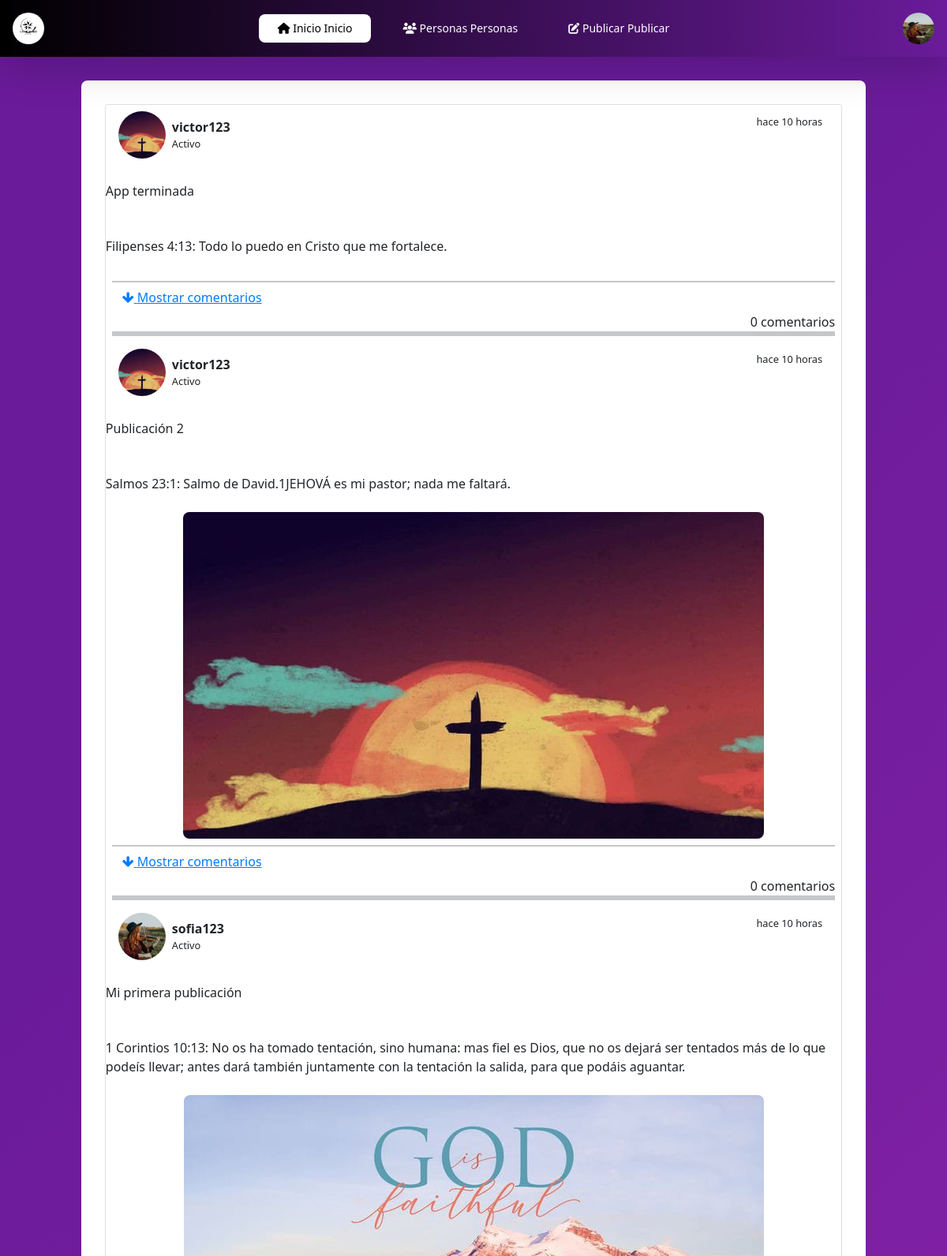
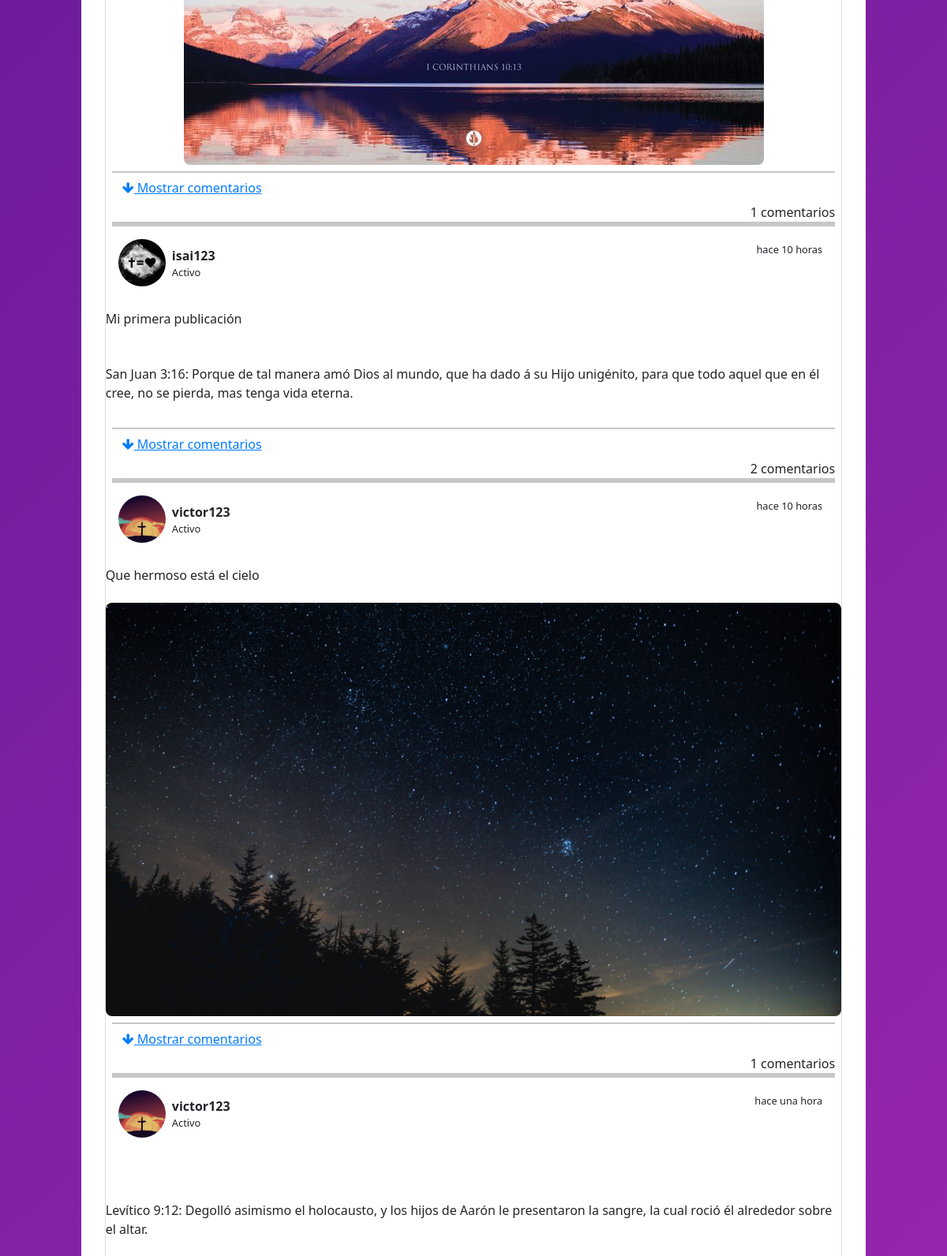
Screenshot of /home/ (signed in, upper part) with the database file from the repository (2 pictures, top to bottom).
### app/models.py (models this page shows, shortened)
class CustomUser(AbstractUser):
    gender_choices = [
        ('male', 'Male'),
        ('female', 'Female'),
        ('other', 'Prefer not to say'),
    ]
    profile_picture = models.ImageField(upload_to='profile_pics/', blank=True, null=True)
    location = models.CharField(max_length=100, blank=True, null=False)
    biography = models.TextField(blank=True, null=True)
    registration_date = models.DateTimeField(auto_now_add=True)
    gender = models.CharField(max_length=10, choices=gender_choices)
    last_activity = models.DateTimeField(auto_now=True)

class Post(models.Model):
    user = models.ForeignKey(get_user_model(), on_delete=models.CASCADE)
    description = models.TextField(blank=True, null=True)
    bible_quote = models.TextField(blank=True, null=True)
    image = models.ImageField(upload_to='post_images/', blank=True, null=True)
    publication_date = models.DateTimeField(auto_now_add=True)

### app/views.py (the view)
# urls.py: path('home/', views.view_posts, name='home'),
@login_required(login_url='login')
def view_posts(request):
    posts = Post.objects.all()
    return render(request, 'home.html', {'posts': posts, 'naturaltime': naturaltime})

### app/templates/home.html (shortened to what this page needs)
{% extends "layout.html" %}
{% load static %}
{% load humanize %}
{% block main %}
<div class="container emp-profile">
    <div class="card">
        {% for post in posts %}
        <div class="d-flex justify-content-between p-2 px-3">
            <div class="d-flex flex-row align-items-center">
                {% if post.user.profile_picture %}
                <img src="{{ post.user.profile_picture.url }}" alt="{{ post.user.username }}" width="50" class="user-image">
                {% endif %}
                <div class="d-flex flex-column ml-2">
                <span class="font-weight-bold">{{ post.user.username }}</span>
                <small class="">{% if post.user.is_active %}Activo{% else %}Inactivo{% endif %}</small>
            </div>
            </div>
            <div class="d-flex flex-row mt-1 ellipsis">
                <small class="mr-2">{{post.publication_date|naturaltime}}</small>
            </div>
        </div>
        <div class="d-flex flex-row add-comment-section mt-4 mb-4">
            {% if post.description %}
            <h5 class="mr-2">{{post.description}}</h5>
            {% endif %}
        </div>
        {% if post.bible_quote %}
        <div class="d-flex flex-row add-comment-section mt-4 mb-4">
            <span>{{post.bible_quote}}</span>
        </div>
        {% else %}
        <div class="reply-section">
            <span>{{post.bible_quote}}</span>
        </div>
        {% endif %}
        {% if post.image %}
        <div class="post-image-container">
            <img src="{{ post.image.url }}" alt="{{ post.user.username }} - {{ post.publication_date }}" class="img-fluid">
        </div>
        {% endif %}
        <div class="p-2">
            <hr>
            <button class="btn btn-link btn-toggle-comments" data-target="#comments-{{ post.id }}">
                <i class="fa fa-arrow-down"></i> Mostrar comentarios
            </button>
            <div class="d-flex justify-content-between align-items-center">
                <div class="d-flex flex-row muted-color">
                    <span>{{ post.comment_set.count }} comentarios</span>
                </div>
            </div>
            <hr>
            <hr>
            <hr>
        </div>
        {% endfor %}
    </div>
</div>
{% endblock %}

### app/templates/layout.html (shortened to what this page needs)
{% load static %}
<!DOCTYPE html>
<html lang="en">
<head>
  <link rel="stylesheet" href="https://cdn.jsdelivr.net/npm/bootstrap@5.0.0-alpha1/dist/css/bootstrap.min.css">
  <link href="//maxcdn.bootstrapcdn.com/bootstrap/4.1.1/css/bootstrap.min.css" rel="stylesheet" id="bootstrap-css">
  <link rel="stylesheet" href="https://cdnjs.cloudflare.com/ajax/libs/tailwindcss/2.2.19/tailwind.min.css">
  <link rel="stylesheet" href="https://cdnjs.cloudflare.com/ajax/libs/font-awesome/6.4.2/css/all.min.css">
  <link href="https://maxcdn.bootstrapcdn.com/font-awesome/4.3.0/css/font-awesome.min.css" rel="stylesheet">
  <link rel="stylesheet" href="{% static 'css/online_user.css' %}">
  <link rel="stylesheet" href="{% static 'css/profile.css' %}">
  <link rel="stylesheet" href="{% static 'css/create_post.css' %}">
</head>
<body style="background-image: linear-gradient(315deg, #9c27b0 0%, #6a1b9a 74%); background-color: #9c27b0;">
  <nav class="flex items-center text-white justify-between p-3 shadow-lg text-sm font-medium navbar">
    <a href="{% url 'home' %}">
      <img src="{% static 'images/logo.jpg' %}" class="w-10 h-10 rounded-full" />
    </a>
    <ul class="flex gap-3 items-center">
        <li>
            <a href="{% url 'home' %}">
                <button class="px-4 py-2 hover:bg-gray-800 transition-colors rounded-lg {% if request.path == '/home/' %}activ{% endif %}">
                  <i class="fas fa-home"></i> Inicio
                    Inicio
                </button>
            </a>
        </li>
        <li>
            <a href="{% url 'online_users' %}">
                <button class="px-4 py-2 hover:bg-gray-800 transition-colors rounded-lg {% if request.path == '/online_users/' %}activ{% endif %}">
                  <i class="fas fa-users"></i> Personas
                    Personas
                </button>
            </a>
        </li>
        <li>
            <a href="{% url 'create_post' %}">
                <button class="px-4 py-2 hover:bg-gray-800 transition-colors rounded-lg {% if request.path == '/create_post/' %}activ{% endif %}">
                  <i class="fas fa-edit"></i> Publicar
                    Publicar
                </button>
            </a>
        </li>
    </ul>
    <ul class="flex items-center gap-3">
      <li>
        <a href="{% url 'profile' %}">
          <button">
            <img src="{{ user.profile_picture.url }}" alt="avatar" class="w-10 h-10 rounded-full"/>
        </a>
      </li>
    </ul>
  </nav>
  <div class="container">
    {% block main %}{% endblock %}
  </div>
</body>
</html>

### static/css/profile.css (style rules this page uses)
body { background: -webkit-linear-gradient(left, #3931af, #00c6ff); }
.emp-profile { padding: 3%; margin-top: 3%; margin-bottom: 3%; border-radius: 0.5rem; background: #fff; }

### app/templates/layout.html (style rules this page uses)
.navbar { min-height: 40px; background: -webkit-gradient(linear, left top, right top, from(#6a1b9a), to(#000000)); background: linear-gradient(to right, #000000, #6a1b9a); }
.navbar li { display: inline; }
.navbar button { padding: 5px 10px; color: white; text-decoration: none; transition: background-color 0.3s, color 0.3s; }
.navbar button.activ { background-color: white; color: black; }

### app/templates/home.html (style rules this page uses)
.user-image { width: 60px; height: 60px; object-fit: cover; border-radius: 70%; }
.post-image-container { max-width: 950px; margin: 0 auto; }
.post-image-container img { width: 200%; height: auto; border-radius: 8px; }

### rows the page displays
CustomUser: profile_picture (picture)
Post: user.profile_picture (picture), user.username "victor123", shows "Activo", publication_date "hace 10 horas", description "App terminada", bible_quote "Filipenses 4:13: Todo lo puedo en Cristo que me fortalece.", comment_set.count "0"
Post: user.profile_picture (picture), user.username "victor123", shows "Activo", publication_date "hace 10 horas", description "Publicación 2", bible_quote "Salmos 23:1: Salmo de David.1JEHOVÁ es mi pastor; nada me faltará.", image (picture), comment_set.count "0"
Post: user.profile_picture (picture), user.username "sofia123", shows "Activo", publication_date "hace 10 horas", description "Mi primera publicación", bible_quote "1 Corintios 10:13: No os ha tomado tentación, sino humana: mas fiel es Dios, que no os dejará ser tentados más de lo que podeís llevar; antes dará también juntamente con la tentación la salida, para que podáis aguantar.", image (picture), comment_set.count "1"
Post: user.profile_picture (picture), user.username "isai123", shows "Activo", publication_date "hace 10 horas", description "Mi primera publicación", bible_quote "San Juan 3:16: Porque de tal manera amó Dios al mundo, que ha dado á su Hijo unigénito, para que todo aquel que en él cree, no se pierda, mas tenga vida eterna.", comment_set.count "2"
Post: user.profile_picture (picture), user.username "victor123", shows "Activo", publication_date "hace 10 horas", description "Que hermoso está el cielo", image (picture), comment_set.count "1"
Post: user.profile_picture (picture), user.username "victor123", shows "Activo", publication_date "hace una hora", bible_quote "Levítico 9:12: Degolló asimismo el holocausto, y los hijos de Aarón le presentaron la sangre, la cual roció él alrededor sobre el altar."
